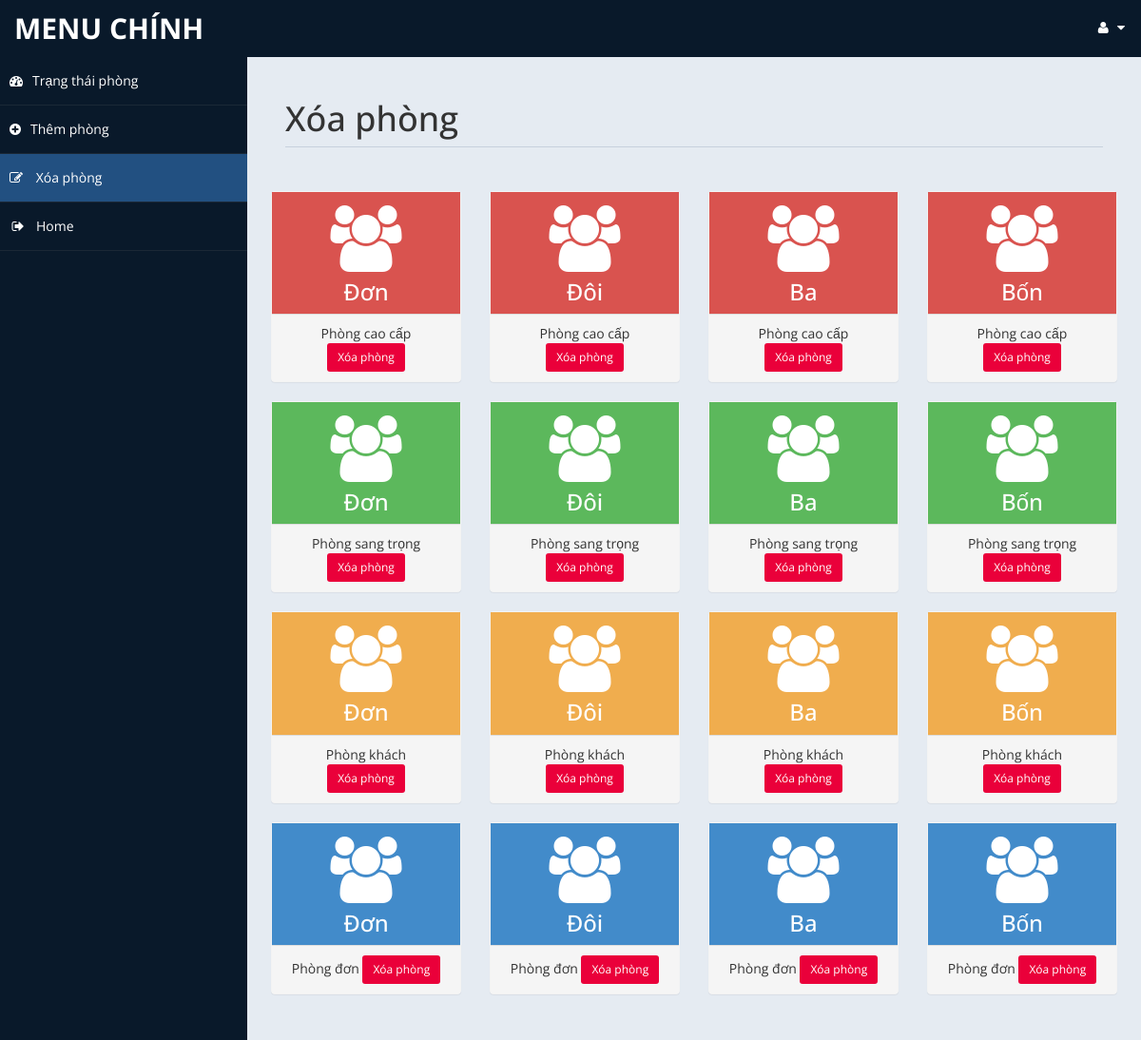
Screenshot of /admin/roomdel.php (signed in) with the database file from the repository.
### tables this page shows
CREATE TABLE `room` (
  `id` int(10) UNSIGNED NOT NULL,
  `type` text DEFAULT NULL,
  `bedding` text DEFAULT NULL,
  `place` text DEFAULT NULL,
  `cusid` int(11) DEFAULT NULL
);

### admin/roomdel.php (the view, shortened to what this page needs)
<!DOCTYPE html>
<html xmlns="http://www.w3.org/1999/xhtml">
<head>
    <link href="assets/css/bootstrap.css" rel="stylesheet" />
    <link href="assets/css/font-awesome.css" rel="stylesheet" />
    <link href="assets/css/custom-styles.css" rel="stylesheet" />
</head>
<body>
    <div id="wrapper">
        <nav class="navbar navbar-default top-navbar" role="navigation">
            <div class="navbar-header">
                <a class="navbar-brand" href="home.php">Menu chính </a>
            </div>
            <ul class="nav navbar-top-links navbar-right">
                <li class="dropdown">
                    <a class="dropdown-toggle" data-toggle="dropdown" href="#" aria-expanded="false">
                        <i class="fa fa-user fa-fw"></i> <i class="fa fa-caret-down"></i>
                    </a>
                </li>
            </ul>
        </nav>
        <nav class="navbar-default navbar-side" role="navigation">
            <div class="sidebar-collapse">
                <ul class="nav" id="main-menu">
                    <li>
                        <a  href="settings.php"><i class="fa fa-dashboard"></i>Trạng thái phòng</a>
                    </li>
					<li>
                        <a   href="room.php"><i class="fa fa-plus-circle"></i>Thêm phòng</a>
                    </li>
                    <li>
                        <a  class="active-menu" href="roomdel.php" style="background-color: #225081"><i class="fa fa-pencil-square-o"></i> Xóa phòng</a>
                    </li>
					<li><a href="home.php"><i class="fa fa-sign-out fa-fw"></i>Home</a></li>
            </div>
        </nav>
        <div id="page-wrapper" >
            <div id="page-inner">
			 <div class="row">
                    <div class="col-md-12">
                        <h1 class="page-header">
                           Xóa phòng <small></small>
                        </h1>
                    </div>
                </div>
            <div class="row">
                <div class="col-md-12 col-sm-12">
                </div>
           <?php
						include ('db.php');
						$sql = "select * from room";
						$re = mysqli_query($con,$sql)
				?>
                <div class="row">
    <?php
    while ($row = mysqli_fetch_array($re)) {
        $roomId = $row['id'];
        $roomType = $row['type'];
        $buttonColorClass = getButtonColorClass($roomType);
        echo "<div class='col-md-3 col-sm-12 col-xs-12'>
                <div class='panel panel-primary text-center no-boder '>
                    <div class='panel-body $buttonColorClass'>
                        <i class='fa fa-users fa-5x'></i>
                        <h3>" . $row['bedding'] . "</h3>
                    </div>
						<div class='panel-footer '>
							" . $roomType . "
							<button class='btn btn-sm text-body t' onclick='showDeleteRoomModal($roomId)'>Xóa phòng</button>
						</div>
                </div>
            </div>";
    }
    function getButtonColorClass($roomType)
    {
        switch ($roomType) {
            case "Phòng cao cấp":
                return "btn-danger";
            case "Phòng sang trọng":
                return "btn-success";
            case "Phòng khách":
                return "btn-warning";
            case "Phòng đơn":
                return "btn-primary";
        }
    }
    ?>
</div>
					</div>
            </div>
        </div>
    </div>
</body>
</html>
</body>
</html>

### admin/assets/css/custom-styles.css (style rules this page uses)
body { font-family: 'Open Sans', sans-serif; }
#wrapper { width: 100%; background:#09192A; }
#page-wrapper { padding: 15px 15px; min-height: 600px; background:#E5EBF2; }
#page-inner { width:100%; margin:10px 20px 10px 0px; background-color:transparent; padding:10px; min-height:1200px; }
.text-center { text-align:center; }
.no-boder { border:1px solid #f3f3f3; }
h1, .h1, h2, .h2, h3, .h3 { margin-top: 7px; margin-bottom: -5px; }
.page-header { padding-bottom: 9px; margin: 10px 0 45px; border-bottom: 1px solid #C7D1DD; }
.top-navbar { margin:0px; }
.top-navbar .navbar-brand { color: #fff; width: 260px; text-align: left; height: 60px; font-size: 30px; font-weight: 700; text-transform: uppercase; line-height: 30px; }
.top-navbar .nav > li { position: relative; display: inline-block; }
.top-navbar .nav > li > a { position: relative; display: block; padding: 19px 15px; color: #77C0FD; }
.top-navbar .nav > li > a:hover, .top-navbar .nav > li > a { text-decoration: none; color: #fff; }
.active-menu { background-color:#225081; }
.sidebar-collapse , .sidebar-collapse .nav { background:none; }
.sidebar-collapse .nav { padding:0; }
.sidebar-collapse .nav > li > a { color:#fff; background:transparent; text-shadow:none; }
.sidebar-collapse > .nav > li > a { padding:15px 10px; }
.sidebar-collapse > .nav > li { border-bottom: 1px solid rgba(107, 108, 109, 0.19); }
.navbar-side { border:none; background-color: transparent; }
.top-navbar { background:#09192A; border-bottom:none; }
.top-navbar .nav > li > a > i { margin-right: 2px; }
.navbar-default { border:0px solid black; }
.navbar-header { background: #09192A; }
.nav > li > a > i { margin-right:10px; }
@media (min-width:768px) { #page-wrapper { margin: 0 0 0 260px; padding: 15px 30px; min-height: 1200px; } }
@media (min-width:768px) { .navbar-side { z-index: 1; position: absolute; width: 260px; } }
@media (min-width:768px) { .navbar { border-radius: 0px; } }

### admin/roomdel.php (style rules this page uses)
.text-body { color: white; }
.t { background-color: #ea003a; }

### rows the page displays
room: bedding "Đơn", type "Phòng cao cấp"
room: bedding "Đôi", type "Phòng cao cấp"
room: bedding "Ba", type "Phòng cao cấp"
room: bedding "Bốn", type "Phòng cao cấp"
room: bedding "Đơn", type "Phòng sang trọng"
room: bedding "Đôi", type "Phòng sang trọng"
room: bedding "Ba", type "Phòng sang trọng"
room: bedding "Bốn", type "Phòng sang trọng"
room: bedding "Đơn", type "Phòng khách"
room: bedding "Đôi", type "Phòng khách"
room: bedding "Ba", type "Phòng khách"
room: bedding "Bốn", type "Phòng khách"
room: bedding "Đơn", type "Phòng đơn"
room: bedding "Đôi", type "Phòng đơn"
room: bedding "Ba", type "Phòng đơn"
room: bedding "Bốn", type "Phòng đơn"
